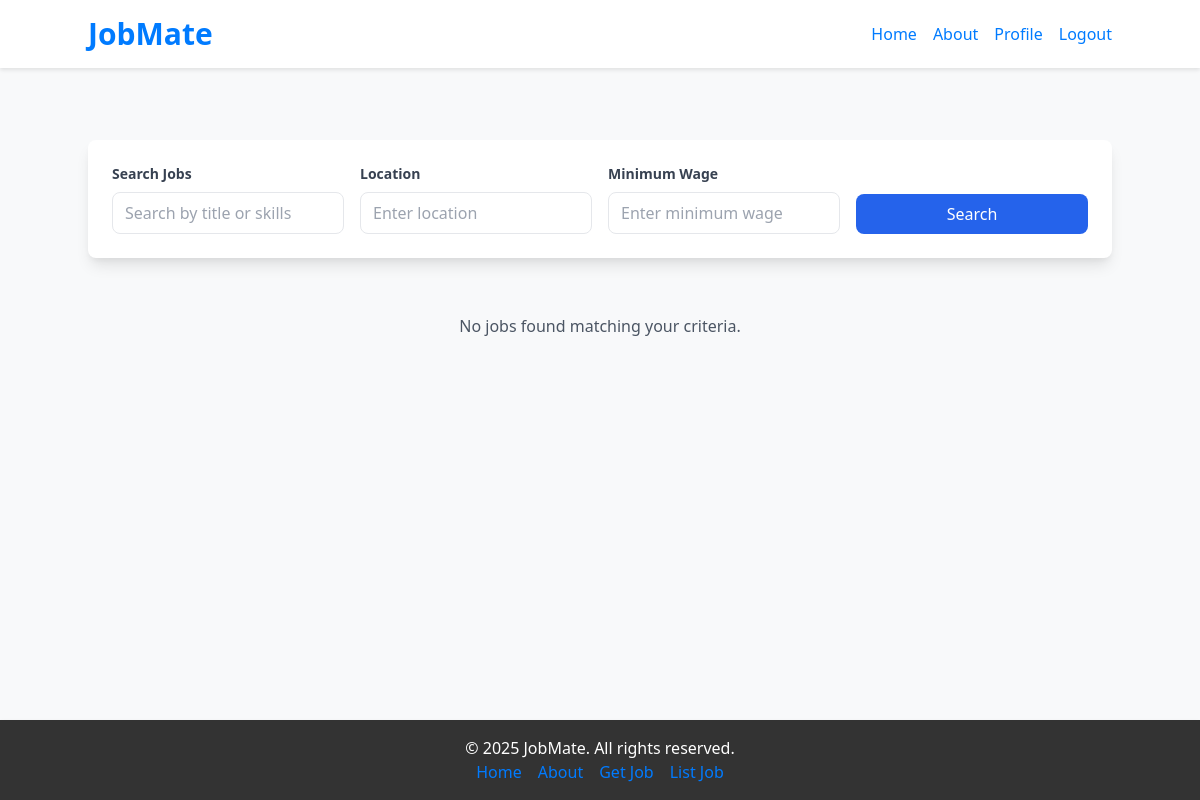
Page /worker/jobs/ (signed in) on the earlier database version.
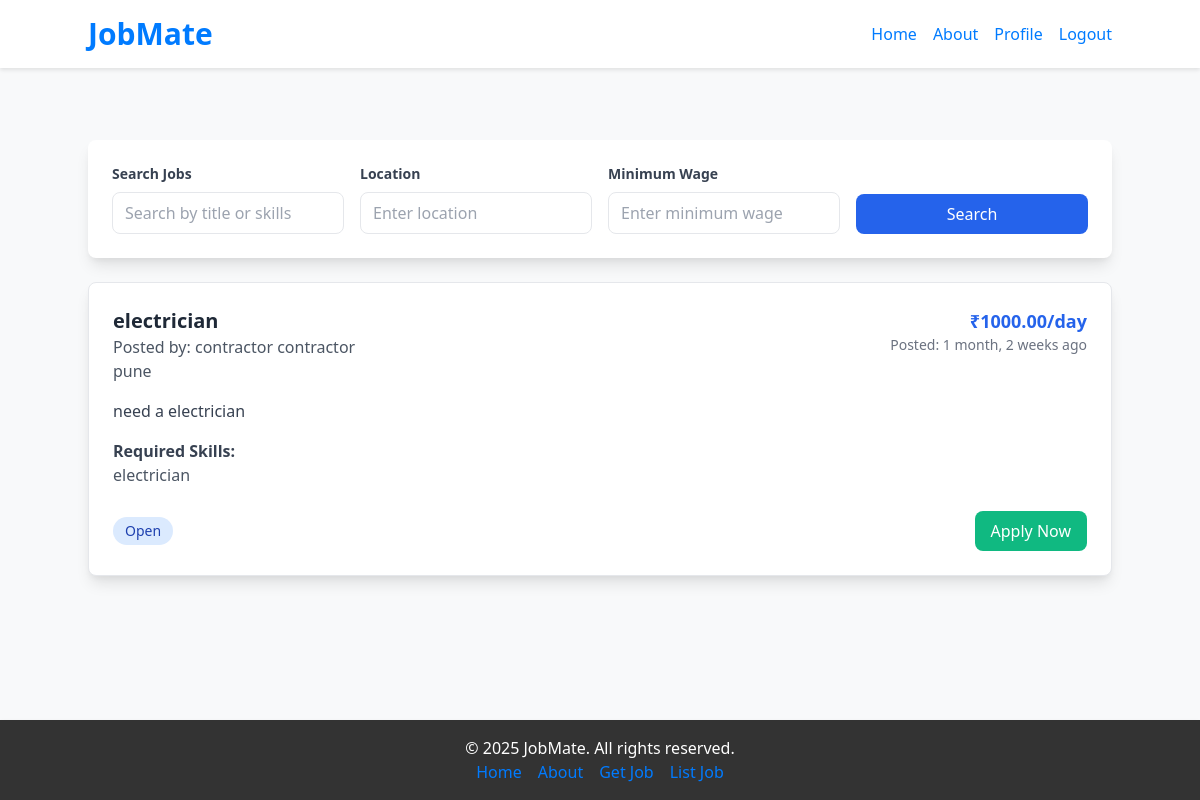
Same page on the later database version.
### contractor/models.py (models this page shows, shortened)
class Job(models.Model):
    STATUS_CHOICES = (
        ('open', 'Open'),
        ('closed', 'Closed')
    )
    contractor = models.ForeignKey(Contractor, on_delete=models.CASCADE)
    title = models.CharField(max_length=255)
    description = models.TextField()
    location = models.CharField(max_length=255)
    wage = models.DecimalField(max_digits=10, decimal_places=2)
    required_skills = models.TextField(blank=True, null=True)
    created_at = models.DateTimeField(auto_now_add=True)
    status = models.CharField(max_length=10, choices=STATUS_CHOICES, default='open')

class Contractor(models.Model):
    user = models.OneToOneField(CustomUser, on_delete=models.CASCADE, primary_key=True)
    company_name = models.CharField(max_length=255, blank=True, null=True)
    rating_avg = models.FloatField(default=0)
    about = models.TextField(blank=True, null=True)

### accounts/models.py (models this page shows)
class CustomUser(AbstractUser):
    ROLE_CHOICES = (
        ('worker', 'Worker'),
        ('contractor', 'Contractor'),
    )
    role = models.CharField(max_length=20, choices=ROLE_CHOICES, default='worker')
    phone = models.CharField(max_length=15, blank=True, null=True)
    address = models.TextField(blank=True, null=True)
    created_at = models.DateTimeField(auto_now_add=True)
    date_of_birth = models.DateField(blank=True, null=True)

### worker/views.py (the view, shortened to what this page needs)
# urls.py: path('jobs/', views.find_jobs, name='find-jobs'),
@login_required(login_url='/login/')
def find_jobs(request):
    query = Q(status='open')
    search = request.GET.get('search')
    location = request.GET.get('location')
    min_wage = request.GET.get('min_wage')
    skill_filter = request.GET.get('skill')
    date_posted = request.GET.get('date_posted')
    if search:
        query &= Q(title__icontains=search) | Q(description__icontains=search) | Q(required_skills__icontains=search)
    if location:
        query &= Q(location__icontains=location)
    if min_wage:
        query &= Q(wage__gte=min_wage)
    if skill_filter:
        query &= Q(required_skills__icontains=skill_filter)
    accepted_jobs = Application.objects.filter(status='accepted').values_list('job_id', flat=True)
    query &= ~Q(id__in=accepted_jobs)
    jobs = Job.objects.filter(query).order_by('-created_at')
    paginator = Paginator(jobs, 10)
    page = request.GET.get('page')
    jobs = paginator.get_page(page)
    all_skills = Skill.objects.all()
    return render(request, 'find_jobs.html', {
        'jobs': jobs,
        'all_skills': all_skills,
        'current_filters': request.GET
    })

### worker/templates/find_jobs.html (shortened to what this page needs)
{% extends "base.html" %}
{% block content %}
<div class="max-w-6xl mx-auto mt-8">
    <div class="bg-white p-6 rounded-lg shadow-lg mb-6">
        <form method="get" class="grid grid-cols-1 md:grid-cols-4 gap-4">
            <div>
                <label class="block text-gray-700 text-sm font-bold mb-2" for="search">
                    Search Jobs
                </label>
                <input type="text" name="search" id="search"
                    class="w-full px-3 py-2 border rounded-lg focus:outline-none focus:ring-2 focus:ring-blue-600"
                    placeholder="Search by title or skills">
            </div>
            <div>
                <label class="block text-gray-700 text-sm font-bold mb-2" for="location">
                    Location
                </label>
                <input type="text" name="location" id="location"
                    class="w-full px-3 py-2 border rounded-lg focus:outline-none focus:ring-2 focus:ring-blue-600"
                    placeholder="Enter location">
            </div>
            <div>
                <label class="block text-gray-700 text-sm font-bold mb-2" for="wage">
                    Minimum Wage
                </label>
                <input type="number" name="min_wage" id="wage"
                    class="w-full px-3 py-2 border rounded-lg focus:outline-none focus:ring-2 focus:ring-blue-600"
                    placeholder="Enter minimum wage">
            </div>
            <div class="flex items-end">
                <button type="submit"
                    class="w-full bg-blue-600 text-white px-4 py-2 rounded-lg hover:bg-blue-700">
                    Search
                </button>
            </div>
        </form>
    </div>
    <div class="grid grid-cols-1 gap-6">
        {% for job in jobs %}
        <div class="bg-white p-6 rounded-lg shadow-lg border hover:shadow-xl transition-shadow">
            <div class="flex justify-between items-start">
                <div>
                    <h2 class="text-xl font-bold text-gray-800">{{ job.title }}</h2>
                    <p class="text-gray-600">Posted by: {{ job.contractor.user.first_name }} {{ job.contractor.user.last_name }}</p>
                    <p class="text-gray-600">{{ job.location }}</p>
                </div>
                <div class="text-right">
                    <p class="text-lg font-bold text-blue-600">₹{{ job.wage }}/day</p>
                    <p class="text-sm text-gray-500">Posted: {{ job.created_at|timesince }} ago</p>
                </div>
            </div>
            <div class="mt-4">
                <p class="text-gray-700">{{ job.description }}</p>
            </div>
            <div class="mt-4">
                <h3 class="font-semibold text-gray-700">Required Skills:</h3>
                <p class="text-gray-600">{{ job.required_skills }}</p>
            </div>
            <div class="mt-6 flex justify-between items-center">
                <div class="flex space-x-4">
                    <span class="px-3 py-1 bg-blue-100 text-blue-800 rounded-full text-sm">
                        {{ job.get_status_display }}
                    </span>
                </div>
                {% if job.status == 'open' %}
                <form method="post" action="{% url 'apply-job' job.id %}">
                    <button type="submit"
                        class="bg-green-500 text-white px-4 py-2 rounded-lg hover:bg-green-600">
                        Apply Now
                    </button>
                </form>
                {% else %}
                <button disabled class="bg-gray-400 text-white px-4 py-2 rounded-lg cursor-not-allowed">
                    Closed
                </button>
                {% endif %}
            </div>
        </div>
        {% empty %}
        <div class="text-center py-8">
            <p class="text-gray-600">No jobs found matching your criteria.</p>
        </div>
        {% endfor %}
    </div>
</div>
{% endblock %}

Differences in the rows shown:
added Job: title "electrician", contractor.user.first_name "contractor", contractor.user.last_name "contractor", location "pune", wage "1000.00", created_at "1 month, 2 weeks", description "need a electrician", required_skills "electrician", status "Open", shows "Apply Now"
Other differences:
text no longer shown: "No jobs found matching your criteria."
